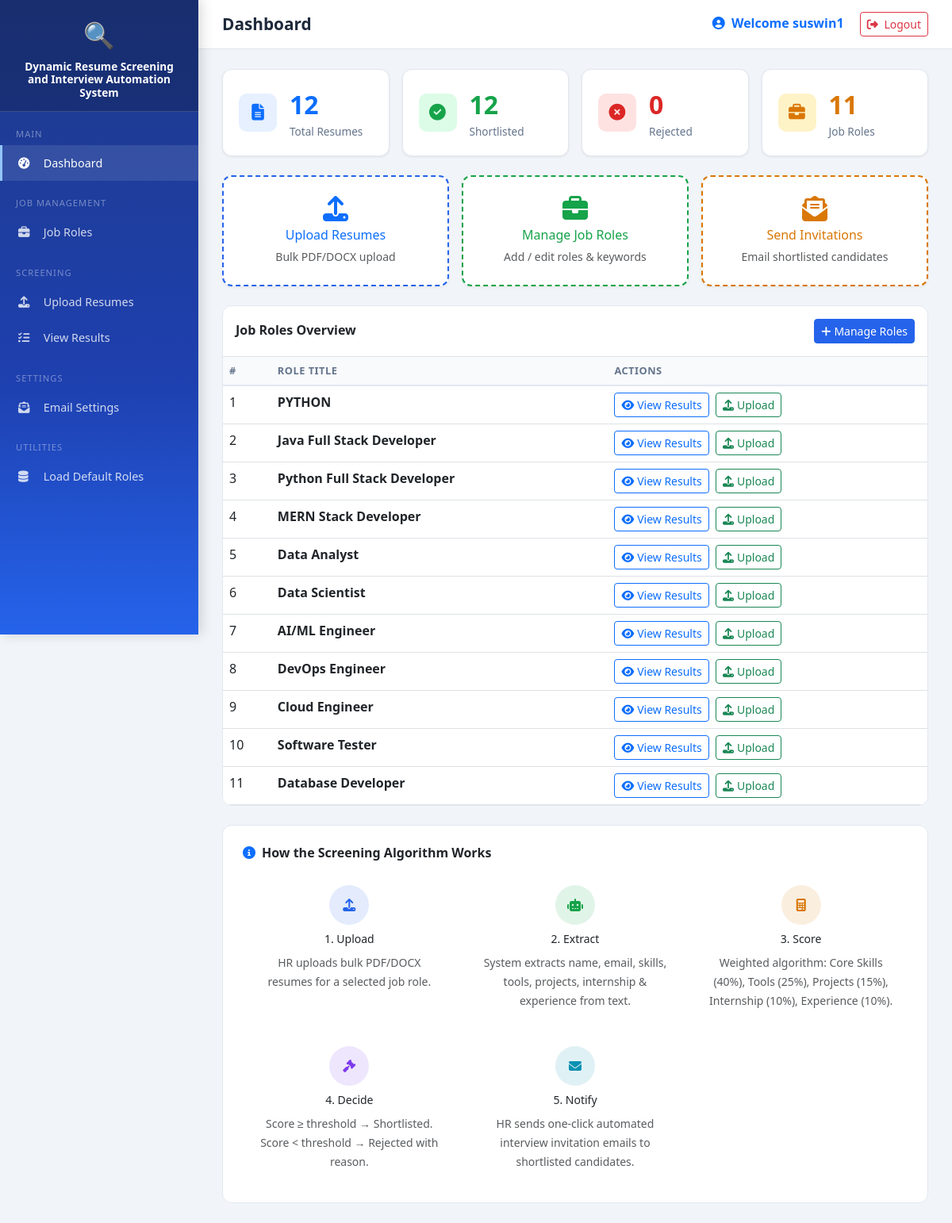
The page / (signed in) on the database its author committed.
### tables this page shows
CREATE TABLE job_roles (
        id INTEGER PRIMARY KEY AUTOINCREMENT,
        title TEXT NOT NULL,
        description TEXT,
        core_skills TEXT NOT NULL,       -- JSON array
        tools TEXT NOT NULL,             -- JSON array
        project_keywords TEXT NOT NULL,  -- JSON array
        internship_keywords TEXT NOT NULL,
        experience_keywords TEXT NOT NULL,
        core_weight REAL DEFAULT 0.40,
        tools_weight REAL DEFAULT 0.25,
        projects_weight REAL DEFAULT 0.15,
        internship_weight REAL DEFAULT 0.10,
        experience_weight REAL DEFAULT 0.10,
        min_threshold INTEGER DEFAULT 50,
        created_at TIMESTAMP DEFAULT CURRENT_TIMESTAMP
    );

### app.py (the view)
@app.route("/")
def index():
    if "user_id" not in session:
        return redirect(url_for("login"))
    user_id = session["user_id"]
    conn = get_db()
    roles = conn.execute("SELECT * FROM job_roles ORDER BY created_at DESC").fetchall()
    total_candidates = conn.execute("SELECT COUNT(*) as c FROM candidates WHERE user_id=?", (user_id,)).fetchone()["c"]
    shortlisted = conn.execute("SELECT COUNT(*) as c FROM candidates WHERE status='shortlisted' AND user_id=?", (user_id,)).fetchone()["c"]
    rejected = conn.execute("SELECT COUNT(*) as c FROM candidates WHERE status='rejected' AND user_id=?", (user_id,)).fetchone()["c"]
    conn.close()
    is_new_user = session.pop("is_new_user", False)
    return render_template(
        "index.html",
        roles=roles,
        total=total_candidates,
        shortlisted=shortlisted,
        rejected=rejected,
        user_name=session["user_name"],
        is_new_user=is_new_user
    )

### app.py (called while the page is built)
def get_db():
    conn = sqlite3.connect(DB_PATH)
    conn.row_factory = sqlite3.Row
    return conn

### templates/index.html (shortened to what this page needs)
{% extends "base.html" %}
{% block page_title %}Dashboard{% endblock %}
{% block content %}
<div class="row g-3 mb-4">
  <div class="col-sm-6 col-lg-3">
    <div class="stat-card">
      <div class="d-flex align-items-center gap-3">
        <div class="stat-icon bg-primary bg-opacity-10">
          <i class="fas fa-file-alt text-primary"></i>
        </div>
        <div>
          <div class="stat-value text-primary">{{ total }}</div>
          <div class="stat-label">Total Resumes</div>
        </div>
      </div>
    </div>
  </div>
  <div class="col-sm-6 col-lg-3">
    <div class="stat-card">
      <div class="d-flex align-items-center gap-3">
        <div class="stat-icon" style="background:#dcfce7;">
          <i class="fas fa-check-circle" style="color:#16a34a;"></i>
        </div>
        <div>
          <div class="stat-value" style="color:#16a34a;">{{ shortlisted }}</div>
          <div class="stat-label">Shortlisted</div>
        </div>
      </div>
    </div>
  </div>
  <div class="col-sm-6 col-lg-3">
    <div class="stat-card">
      <div class="d-flex align-items-center gap-3">
        <div class="stat-icon" style="background:#fee2e2;">
          <i class="fas fa-times-circle" style="color:#dc2626;"></i>
        </div>
        <div>
          <div class="stat-value" style="color:#dc2626;">{{ rejected }}</div>
          <div class="stat-label">Rejected</div>
        </div>
      </div>
    </div>
  </div>
  <div class="col-sm-6 col-lg-3">
    <div class="stat-card">
      <div class="d-flex align-items-center gap-3">
        <div class="stat-icon" style="background:#fef3c7;">
          <i class="fas fa-briefcase" style="color:#d97706;"></i>
        </div>
        <div>
          <div class="stat-value" style="color:#d97706;">{{ roles|length }}</div>
          <div class="stat-label">Job Roles</div>
        </div>
      </div>
    </div>
  </div>
</div>
<div class="row g-3 mb-4">
  <div class="col-md-4">
    <a href="{{ url_for('upload') }}" class="text-decoration-none">
      <div class="stat-card text-center py-4 h-100" style="border:2px dashed #2563eb;">
        <i class="fas fa-upload fa-2x text-primary mb-2"></i>
        <h6 class="text-primary mb-1">Upload Resumes</h6>
        <small class="text-muted">Bulk PDF/DOCX upload</small>
      </div>
    </a>
  </div>
  <div class="col-md-4">
    <a href="{{ url_for('roles') }}" class="text-decoration-none">
      <div class="stat-card text-center py-4 h-100" style="border:2px dashed #16a34a;">
        <i class="fas fa-briefcase fa-2x mb-2" style="color:#16a34a;"></i>
        <h6 style="color:#16a34a;" class="mb-1">Manage Job Roles</h6>
        <small class="text-muted">Add / edit roles & keywords</small>
      </div>
    </a>
  </div>
  <div class="col-md-4">
    <a href="{{ url_for('results') }}?status=shortlisted" class="text-decoration-none">
      <div class="stat-card text-center py-4 h-100" style="border:2px dashed #d97706;">
        <i class="fas fa-envelope-open-text fa-2x mb-2" style="color:#d97706;"></i>
        <h6 style="color:#d97706;" class="mb-1">Send Invitations</h6>
        <small class="text-muted">Email shortlisted candidates</small>
      </div>
    </a>
  </div>
</div>
<div class="table-card">
  <div class="d-flex justify-content-between align-items-center p-3 border-bottom">
    <h6 class="mb-0 fw-bold">Job Roles Overview</h6>
    <a href="{{ url_for('roles') }}" class="btn btn-sm btn-primary"><i class="fas fa-plus me-1"></i>Manage Roles</a>
  </div>
  {% if roles %}
  <div class="table-responsive">
    <table class="table mb-0">
      <thead>
        <tr>
          <th>#</th>
          <th>Role Title</th>
          <th>Actions</th>
        </tr>
      </thead>
      <tbody>
        {% for role in roles %}
        <tr>
          <td>{{ loop.index }}</td>
          <td><strong>{{ role.title }}</strong></td>
          <td>
            <a href="{{ url_for('results') }}?role_id={{ role.id }}" class="btn btn-sm btn-outline-primary">
              <i class="fas fa-eye me-1"></i>View Results
            </a>
            <a href="{{ url_for('upload') }}" class="btn btn-sm btn-outline-success ms-1">
              <i class="fas fa-upload me-1"></i>Upload
            </a>
          </td>
        </tr>
        {% endfor %}
      </tbody>
    </table>
  </div>
  {% else %}
  <div class="text-center py-5">
    <i class="fas fa-briefcase fa-3x text-muted mb-3"></i>
    <p class="text-muted">No job roles yet. <a href="{{ url_for('seed_roles') }}">Load default IT roles</a> or <a href="{{ url_for('new_role') }}">create one</a>.</p>
  </div>
  {% endif %}
</div>
<div class="row g-3 mt-2">
  <div class="col-12">
    <div class="form-card">
      <h6 class="fw-bold mb-3"><i class="fas fa-info-circle text-primary me-2"></i>How the Screening Algorithm Works</h6>
      <div class="row g-3">
        {% for num, icon, color, title, desc in steps %}
        <div class="col-md-4 col-lg-2dot4">
          <div style="text-align:center; padding:15px;">
            <div style="width:50px;height:50px;background:{{ color }}20;border-radius:50%;display:flex;align-items:center;justify-content:center;margin:0 auto 10px;">
              <i class="fas {{ icon }}" style="color:{{ color }};"></i>
            </div>
            <h6 style="font-size:0.875rem;">{{ num }}. {{ title }}</h6>
            <small class="text-muted">{{ desc }}</small>
          </div>
        </div>
        {% endfor %}
      </div>
    </div>
  </div>
</div>
{% endblock %}

### templates/base.html (style rules this page uses)
:root { --primary: #2563eb; --primary-dark: #1d4ed8; --success: #16a34a; --danger: #dc2626; --warning: #d97706; --sidebar-width: 250px; }
body { background: #f1f5f9; font-family: "Segoe UI", sans-serif; }
.stat-card { background: #fff; border-radius: 12px; padding: 20px; box-shadow: 0 1px 3px rgba(0, 0, 0, 0.08); border: 1px solid #e2e8f0; }
.stat-card .stat-icon { width: 48px; height: 48px; border-radius: 10px; display: flex; align-items: center; justify-content: center; font-size: 1.3rem; }
.stat-card .stat-value { font-size: 2rem; font-weight: 700; }
.stat-card .stat-label { color: #64748b; font-size: 0.85rem; }
.table-card { background: #fff; border-radius: 12px; border: 1px solid #e2e8f0; overflow: hidden; }
.table thead th { background: #f8fafc; border-bottom: 2px solid #e2e8f0; font-size: 0.8rem; text-transform: uppercase; letter-spacing: 0.5px; color: #64748b; }
.form-card { background: #fff; border-radius: 12px; border: 1px solid #e2e8f0; padding: 25px; }
.btn-primary { background: var(--primary); border-color: var(--primary); }

### rows shown on the page
job_roles: title "PYTHON"
job_roles: title "Java Full Stack Developer"
job_roles: title "Python Full Stack Developer"
job_roles: title "MERN Stack Developer"
job_roles: title "Data Analyst"
job_roles: title "Data Scientist"
job_roles: title "AI/ML Engineer"
job_roles: title "DevOps Engineer"
job_roles: title "Cloud Engineer"
job_roles: title "Software Tester"
job_roles: title "Database Developer"

### other values the page prints
{{ session.get('user_name') }} "suswin1"
{{ total }} "12"
{{ shortlisted }} "12"
{{ rejected }} "0"
{{ roles|length }} "11"
{{ num }} "1" "2" "3" "4" "5"
{{ title }} "Upload" "Extract" "Score" "Decide" "Notify"
{{ desc }} "HR uploads bulk PDF/DOCX resumes for a selected job role." "System extracts name, email, skills, tools, projects, internship & experience from text." "Weighted algorithm: Core Skills (40%), Tools (25%), Projects (15%), Internship (10%), Experience (10%)." "Score ≥ threshold → Shortlisted. Score < threshold → Rejected with reason." "HR sends one-click automated interview invitation emails to shortlisted candidates."
